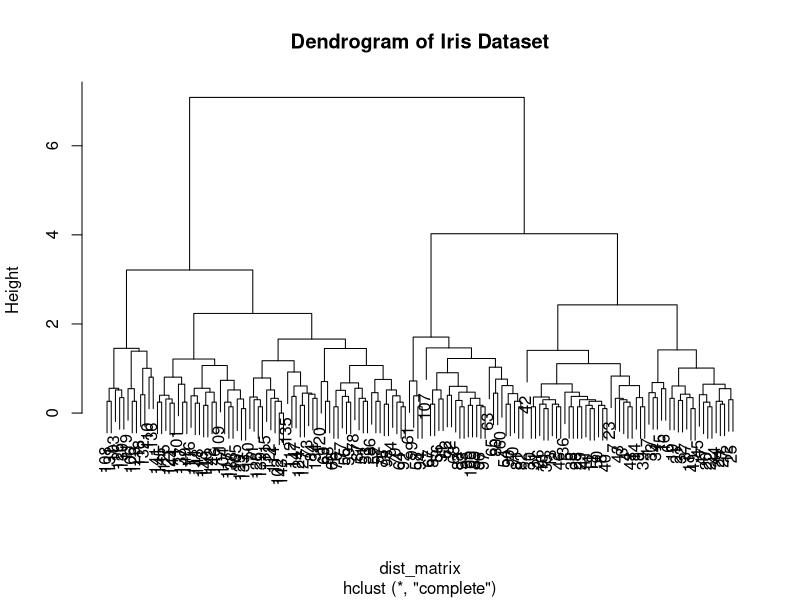

Source code (R): (Note: this script raises an error after producing the figure.)
# Step 1: Load Data data(iris) # Load Iris dataset
df <- iris # Create a dataframe

# Step 2: Preprocess Data (if needed)
# Skip this step if preprocessing is not required

# Step 3: Calculate Distance Matrix
dist_matrix <- dist(df[, -5]) # Compute pairwise distance matrix

# Step 4: Perform Clustering
hc <- hclust(dist_matrix, method = "complete") # Perform hierarchical clustering

# Step 5: Visualize Dendrogram
plot(hc, main = "Dendrogram of Iris Dataset")

# Step 6: Cut Dendrogram (Optional)
cut_height <- 2 # Specify the height to cut the dendrogram clusters <- cutree(hc, h = cut_height)

# Step 7: Visualize Clustered Data (Optional) library(ggplot2)
df$cluster <- as.factor(clusters)
ggplot(df, aes(Petal.Length, Petal.Width, color = cluster)) + geom_point() +
labs(title = "Hierarchical Clustering of Iris Dataset") + theme_minimal()
